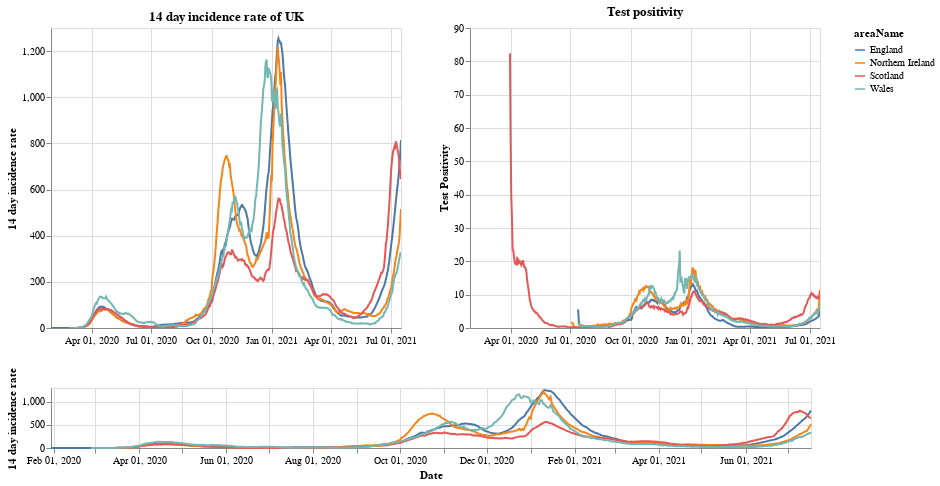

The notebook cell this image was saved under:
### Markdown cell above
# Plots

First a plot with each country in the UK. The top right shows the positivity rate for (which is the percentage of registered tests which were positive) while the top left is the 14 day incidence rate. The bottom chart can be used to select the timeframe (does not work on a mobile device).

### Code cell
#collapse
brush = alt.selection(type='interval', name='DateBrush',encodings=['x'],fields=['Time'])
leg_selection = alt.selection_multi(fields=['areaName'], bind='legend')

base = alt.Chart(uk_cases).mark_line().encode(
    x=alt.X("yearmonthdate(date):T", axis=alt.Axis(title='Date')),
    y=alt.Y("twoWeeklyCasesRate:Q", axis=alt.Axis(title='14 day incidence rate')),
    tooltip=['areaName', 'date','twoWeeklyCasesRate', 'testPositivity'],
    color='areaName',
    opacity=alt.condition(leg_selection, alt.value(2), alt.value(0.1))
).add_selection(leg_selection).properties(width=350)

upper = base.encode(alt.X('yearmonthdate(date):T', axis=alt.Axis(title=''),
                         scale=alt.Scale(domain=brush))
                   ).properties(title=f'14 day incidence rate of UK')
upper_right = upper.encode(alt.Y('testPositivity:Q', axis=alt.Axis(title='Test Positivity'))).properties(title='Test positivity')
lower = base.properties(height=60, width = 760).add_selection(brush)

(upper | upper_right) & lower

### Figure 1 — Vega-Lite specification as saved in the notebook (floating-point values rounded to 4 significant figures; data arrays with more than 128 entries replaced by an {"elided": "..."} marker saying what was removed)
{"config": {"view": {"continuousWidth": 400, "continuousHeight": 300}}, "vconcat": [{"hconcat": [{"mark": "line", "encoding": {"color": {"type": "nominal", "field": "areaName"}, "opacity": {"condition": {"value": 2, "selection": "selector001"}, "value": 0.1}, "tooltip": [{"type": "nominal", "field": "areaName"}, {"type": "temporal", "field": "date"}, {"type": "quantitative", "field": "twoWeeklyCasesRate"}, {"type": "quantitative", "field": "testPositivity"}], "x": {"type": "temporal", "axis": {"title": ""}, "field": "date", "scale": {"domain": {"selection": "DateBrush"}}, "timeUnit": "yearmonthdate"}, "y": {"type": "quantitative", "axis": {"title": "14 day incidence rate"}, "field": "twoWeeklyCasesRate"}}, "selection": {"selector001": {"type": "multi", "fields": ["areaName"], "bind": "legend"}}, "title": "14 day incidence rate of UK", "width": 350}, {"mark": "line", "encoding": {"color": {"type": "nominal", "field": "areaName"}, "opacity": {"condition": {"value": 2, "selection": "selector001"}, "value": 0.1}, "tooltip": [{"type": "nominal", "field": "areaName"}, {"type": "temporal", "field": "date"}, {"type": "quantitative", "field": "twoWeeklyCasesRate"}, {"type": "quantitative", "field": "testPositivity"}], "x": {"type": "temporal", "axis": {"title": ""}, "field": "date", "scale": {"domain": {"selection": "DateBrush"}}, "timeUnit": "yearmonthdate"}, "y": {"type": "quantitative", "axis": {"title": "Test Positivity"}, "field": "testPositivity"}}, "selection": {"selector001": {"type": "multi", "fields": ["areaName"], "bind": "legend"}}, "title": "Test positivity", "width": 350}]}, {"mark": "line", "encoding": {"color": {"type": "nominal", "field": "areaName"}, "opacity": {"condition": {"value": 2, "selection": "selector001"}, "value": 0.1}, "tooltip": [{"type": "nominal", "field": "areaName"}, {"type": "temporal", "field": "date"}, {"type": "quantitative", "field": "twoWeeklyCasesRate"}, {"type": "quantitative", "field": "testPositivity"}], "x": {"type": "temporal", "axis": {"title": "Date"}, "field": "date", "timeUnit": "yearmonthdate"}, "y": {"type": "quantitative", "axis": {"title": "14 day incidence rate"}, "field": "twoWeeklyCasesRate"}}, "height": 60, "selection": {"selector001": {"type": "multi", "fields": ["areaName"], "bind": "legend"}, "DateBrush": {"type": "interval", "encodings": ["x"], "fields": ["Time"]}}, "width": 760}], "data": {"name": "data-6b2f0a7df2355b1f94a4d7dcef4e8d41"}, "$schema": "https://vega.github.io/schema/vega-lite/v4.8.1.json", "datasets": {"data-6b2f0a7df2355b1f94a4d7dcef4e8d41": {"elided": "2048 records"}}}
